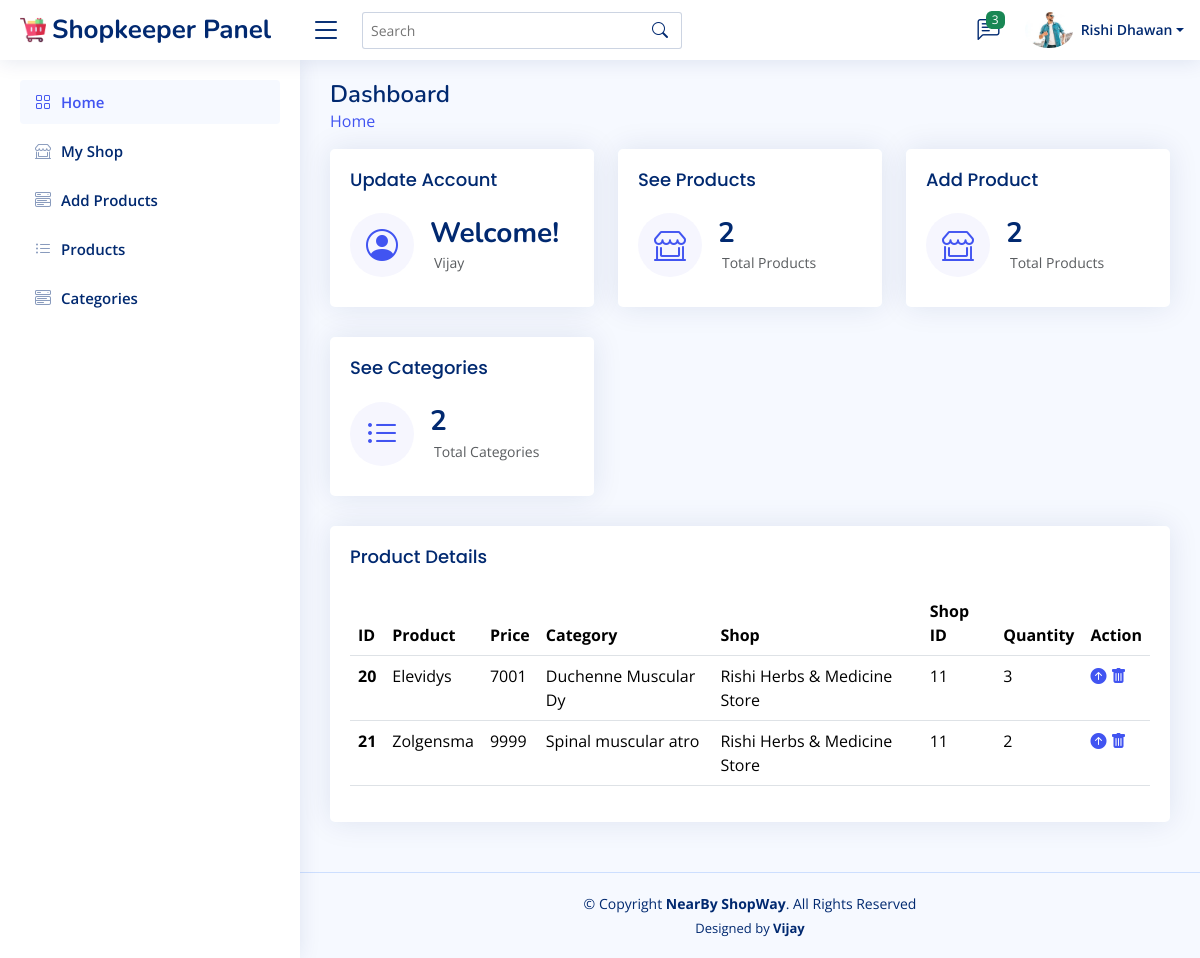
The page /shopkeeper/home.php (signed in) on the database its author committed.
### tables this page shows
CREATE TABLE `shopkeeper_ac` (
  `id` int(10) NOT NULL,
  `shop_name` varchar(50) NOT NULL,
  `shopkeeper_name` varchar(50) NOT NULL,
  `image` varchar(100) NOT NULL,
  `details` varchar(200) NOT NULL,
  `address` varchar(100) NOT NULL,
  `email` varchar(30) NOT NULL,
  `password` varchar(100) NOT NULL
);

CREATE TABLE `products` (
  `id` int(10) NOT NULL,
  `name` varchar(100) NOT NULL,
  `category` varchar(20) NOT NULL,
  `price` int(10) NOT NULL,
  `image_01` varchar(100) NOT NULL,
  `image_02` varchar(100) NOT NULL,
  `image_03` varchar(100) NOT NULL,
  `details` varchar(500) NOT NULL,
  `stock` int(10) NOT NULL,
  `shop_name` varchar(30) NOT NULL,
  `shop_id` int(10) DEFAULT NULL
);

### shopkeeper/home.php (the view, shortened to what this page needs)
<?php
$id = $_SESSION['shopkeeper_id'];
include('../components/connect.php');
include('../components/shopkeeper_header.php');
?>
<main id="main" class="main">
	<div class="pagetitle">
		<h1>Dashboard</h1>
		<nav>
			<ol class="breadcrumb">
				<li class="breadcrumb-item"><a href="home.php">Home</a></li>
			</ol>
		</nav>
	</div>
	<section class="section dashboard">
		<div class="row">
			<div class="col-lg-12">
				<div class="row d-flex">
					<div class="col-xxl-4 col-md-4 col-sm-6">
						<div class="card info-card sales-card">
							<a href="update_account.php">
								<div class="card-body">
									<h5 class="card-title">Update Account</h5>
									<div class="d-flex align-items-center">
										<div class="card-icon rounded-circle d-flex align-items-center justify-content-center">
											<i class="bi bi-person-circle"></i>
										</div>
										<div class="ps-3">
											<h6>Welcome!</h6>
											<span class="text-muted small pt-2 ps-1">Vijay</span>
										</div>
									</div>
								</div>
							</a>
						</div>
					</div>
					<?php
					$admin = "SELECT COUNT(*) AS count FROM products WHERE shop_id = '$id'";
					$admin_ex = mysqli_query($conn, $admin);
					$row = mysqli_fetch_assoc($admin_ex);
					$no = $row['count'];
					?>
					<div class="col-xxl-4 col-md-4 col-sm-6">
						<div class="card info-card sales-card">
							<a href="products.php">
								<div class="card-body">
									<h5 class="card-title">See Products</h5>
									<div class="d-flex align-items-center">
										<div class="card-icon rounded-circle d-flex align-items-center justify-content-center">
											<i class="bi bi-shop-window"></i>
										</div>
										<div class="ps-3">
											<h6><?= $no ?></h6>
											<span class="text-muted small pt-2 ps-1">Total Products</span>
										</div>
									</div>
								</div>
							</a>
						</div>
					</div>
					<div class="col-xxl-4 col-md-4 col-sm-6">
						<div class="card info-card sales-card">
							<a href="add_product.php">
								<div class="card-body">
									<h5 class="card-title">Add Product</h5>
									<div class="d-flex align-items-center">
										<div class="card-icon rounded-circle d-flex align-items-center justify-content-center">
											<i class="bi bi-shop-window"></i>
										</div>
										<div class="ps-3">
											<h6><?= $no ?></h6>
											<span class="text-muted small pt-2 ps-1">Total Products</span>
										</div>
									</div>
								</div>
							</a>
						</div>
					</div>
					<?php
					$admin = "SELECT COUNT(distinct category) AS count FROM products WHERE shop_id = '$id'";
					$admin_ex = mysqli_query($conn, $admin);
					$row = mysqli_fetch_assoc($admin_ex);
					$no = $row['count'];
					?>
					<div class="col-xxl-4 col-md-4 col-sm-6">
						<div class="card info-card sales-card">
							<a href="category.php">
								<div class="card-body">
									<h5 class="card-title">See Categories</h5>
									<div class="d-flex align-items-center">
										<div class="card-icon rounded-circle d-flex align-items-center justify-content-center">
											<i class="bi bi-list-ul"></i>
										</div>
										<div class="ps-3">
											<h6><?= $no ?></h6>
											<span class="text-muted small pt-2 ps-1">Total Categories</span>
										</div>
									</div>
								</div>
							</a>
						</div>
					</div>
				</div>
			</div>
		</div>
		<section class="section">
			<div class="row">
				<div class="col-lg-12">
					<div class="card">
						<div class="card-body">
							<h5 class="card-title">Product Details</h5>
							<table class="table datatable">
								<thead>
									<tr>
										<th scope="col">ID</th>
										<th scope="col">Product</th>
										<th scope="col">Price</th>
										<th scope="col">Category</th>
										<th scope="col">Shop</th>
										<th scope="col">Shop ID</th>
										<th scope="col">Quantity</th>
										<th scope="col">Action</th>
									</tr>
								</thead>
								<tbody>
									<?php
									if (isset($_SESSION["search_query"])) {
										$search_query = $_SESSION["search_query"];
										$sql = "SELECT * FROM products WHERE name LIKE ?";
										$stmt = $conn->prepare($sql);
										$searchTerm = "%$search_query%";
										$stmt->bind_param("s", $searchTerm);
										$stmt->execute();
										$result = $stmt->get_result();
									} else {
										$select_admin = "SELECT * FROM products WHERE shop_id = '$id'";
										$stmt = $conn->prepare($select_admin);
										$stmt->execute();
										$result = $stmt->get_result();
									}
									if ($result->num_rows > 0) {
										while ($row = $result->fetch_assoc()) {
									?>
											<tr>
												<th scope="row"><?php echo $row['id']; ?></th>
												<td><?php echo $row['name']; ?></th>
												<td><?php echo $row['price']; ?></td>
												<td><?php echo $row['category']; ?></td>
												<td><?php echo $row['shop_name']; ?></td>
												<td><?php echo $row['shop_id']; ?></td>
												<td><?php echo $row['stock']; ?></td>
												<td>
													<a href="update_product.php?update=<?= $row['id']; ?>"><i class="bi bi-arrow-up-circle-fill"></i></a>
													<a href="products.php?delete=<?= $row['id']; ?>" onclick="return confirm('delete this product?')"><i class="bi bi-trash-fill"></i></a>
												</td>
											</tr>
									<?php
										}
									} else {
										echo '<p class="text-align-center">No products available!</p>';
									}
									?>
								</tbody>
							</table>
						</div>
					</div>
				</div>
			</div>
		</section>
</main>
<?php
include('../components/shopkeeper_footer.php');
?>

### components/shopkeeper_header.php (shortened to what this page needs)
<?php
$shopkeeper_id = $_SESSION['shopkeeper_id'];
?>
<!DOCTYPE html>
<html lang="en">
<head>
    <link href="../assets/vendor/bootstrap/css/bootstrap.min.css" rel="stylesheet">
    <link href="../assets/vendor/bootstrap-icons/bootstrap-icons.css" rel="stylesheet">
    <link href="../assets/css/admin_style.css" rel="stylesheet">
</head>
<body>
    <header id="header" class="header fixed-top d-flex align-items-center">
        <div class="d-flex align-items-center justify-content-between">
            <a href="../shopkeeper/home.php" class="logo d-flex align-items-center">
                <img src="../assets/img/trolley.png" alt="">
                <span class="d-none d-lg-block">Shopkeeper Panel</span>
            </a>
            <i class="bi bi-list toggle-sidebar-btn"></i>
        </div>
        <div class="search-bar">
            <form class="search-form d-flex align-items-center" method="POST" action="">
                <input type="text" name="query" placeholder="Search" title="Enter search keyword">
                <button type="submit" title="Search"><i class="bi bi-search"></i></button>
            </form>
        </div>
        <nav class="header-nav ms-auto">
            <ul class="d-flex align-items-center">
                <li class="nav-item dropdown">
                    <a class="nav-link nav-icon" href="../shopkeeper/feedback.php" data-bs-toggle="dropdown">
                        <i class="bi bi-chat-left-text"></i>
                        <span class="badge bg-success badge-number">3</span>
                    </a>
                </li>
                <li class="nav-item dropdown pe-3">
                    <?php
                    $select_profile = "SELECT * FROM shopkeeper_ac WHERE id = ?";
                    $stmt = $conn->prepare($select_profile);
                    $stmt->bind_param("i", $shopkeeper_id);
                    $stmt->execute();
                    $result = $stmt->get_result();
                    $fetch = $result->fetch_assoc();
                    ?>
                    <a class="nav-link nav-profile d-flex align-items-center pe-0" href="#" data-bs-toggle="dropdown">
                        <img src="../uploaded_img/<?= $fetch['image']; ?>" alt="Profile" class="rounded-circle">
                        <span class="d-none d-md-block dropdown-toggle ps-2"><?php echo $fetch['shopkeeper_name']; ?></span>
                    </a>
                </li>
            </ul>
        </nav>
    </header>
    <aside id="sidebar" class="sidebar">
        <ul class="sidebar-nav" id="sidebar-nav">
            <li class="nav-item">
                <a class="nav-link " href="home.php">
                    <i class="bi bi-grid"></i>
                    <span>Home</span>
                </a>
            </li>
            <li class="nav-item">
                <a class="nav-link collapsed" href="update_account.php">
                    <i class="bi bi-shop-window"></i>
                    <span>My Shop</span>
                </a>
            </li>
            <li class="nav-item">
                <a class="nav-link collapsed" href="add_product.php">
                    <i class="bi bi-menu-button-wide"></i></i>
                    <span>Add Products</span>
                </a>
            </li>
            <li class="nav-item">
                <a class="nav-link collapsed" href="products.php">
                    <i class="bi bi-list-ul"></i>
                    <span>Products</span>
                </a>
            </li>
            <li class="nav-item">
                <a class="nav-link collapsed" href="category.php">
                    <i class="bi bi-menu-button-wide"></i></i>
                    <span>Categories</span>
                </a>
            </li>
        </ul>
    </aside>

### assets/css/admin_style.css (style rules this page uses)
:root { scroll-behavior: smooth; }
body { font-family: "Open Sans", sans-serif; background: #f6f9ff; color: #444444; }
a { color: #4154f1; text-decoration: none; }
h1, h2, h3, h4, h5, h6 { font-family: "Nunito", sans-serif; }
#main { margin-top: 60px; padding: 20px 30px; transition: all 0.3s; }
.pagetitle { margin-bottom: 10px; }
.pagetitle h1 { font-size: 24px; margin-bottom: 0; font-weight: 600; color: #012970; }
.card { margin-bottom: 30px; border: none; border-radius: 5px; box-shadow: 0px 0 30px rgba(1, 41, 112, 0.1); }
.card-title { padding: 20px 0 15px 0; font-size: 18px; font-weight: 500; color: #012970; font-family: "Poppins", sans-serif; }
.card-body { padding: 0 20px 20px 20px; width: 100%; }
.logo { line-height: 1; }
@media (min-width: 1200px) { .logo { width: 280px; } }
.logo img { max-height: 26px; margin-right: 6px; }
.logo span { font-size: 26px; font-weight: 700; color: #012970; font-family: "Nunito", sans-serif; }
.header { transition: all 0.5s; z-index: 997; height: 60px; box-shadow: 0px 2px 20px rgba(1, 41, 112, 0.1); background-color: #fff; padding-left: 20px; }
.header .toggle-sidebar-btn { font-size: 32px; padding-left: 10px; cursor: pointer; color: #012970; }
.header .search-bar { min-width: 360px; padding: 0 20px; }
.header .search-form { width: 100%; }
.header .search-form input { border: 0; font-size: 14px; color: #012970; border: 1px solid rgba(1, 41, 112, 0.2); padding: 7px 38px 7px 8px; border-radius: 3px; transition: 0.3s; width: 100%; }
.header .search-form button { border: 0; padding: 0; margin-left: -30px; background: none; }
.header .search-form button i { color: #012970; }
.header-nav ul { list-style: none; }
.header-nav>ul { margin: 0; padding: 0; }
.header-nav .nav-icon { font-size: 22px; color: #012970; margin-right: 25px; position: relative; }
.header-nav .nav-profile { color: #012970; }
.header-nav .nav-profile img { max-height: 36px; }
.header-nav .nav-profile span { font-size: 14px; font-weight: 600; }
.header-nav .badge-number { position: absolute; inset: -2px -5px auto auto; font-weight: normal; font-size: 12px; padding: 3px 6px; }
.sidebar { position: fixed; top: 60px; left: 0; bottom: 0; width: 300px; z-index: 996; transition: all 0.3s; padding: 20px; overflow-y: auto; scrollbar-width: thin; scrollbar-color: #aab7cf transparent; box-shadow: 0px 0px 20px rgba(1, 41, 112, 0.1); background-color: #fff; }
@media (min-width: 1200px) { #main, #footer { margin-left: 300px; } }
.sidebar-nav { padding: 0; margin: 0; list-style: none; }
.sidebar-nav li { padding: 0; margin: 0; list-style: none; }
.sidebar-nav .nav-item { margin-bottom: 5px; }
.sidebar-nav .nav-link { display: flex; align-items: center; font-size: 15px; font-weight: 600; color: #4154f1; transition: 0.3; background: #f6f9ff; padding: 10px 15px; border-radius: 4px; }
.sidebar-nav .nav-link i { font-size: 16px; margin-right: 10px; color: #4154f1; }
.sidebar-nav .nav-link.collapsed { color: #012970; background: #fff; }
.sidebar-nav .nav-link.collapsed i { color: #899bbd; }
.dashboard .info-card { padding-bottom: 10px; }
.dashboard .info-card h6 { font-size: 28px; color: #012970; font-weight: 700; margin: 0; padding: 0; }
.dashboard .card-icon { font-size: 32px; line-height: 0; width: 64px; height: 64px; flex-shrink: 0; flex-grow: 0; }
.dashboard .sales-card .card-icon { color: #4154f1; background: #f6f6fe; }
.dashboard a { display: inline-block !important; }

### rows shown on the page
shopkeeper_ac: image (picture), shopkeeper_name "Rishi Dhawan"
products: id "20", name "Elevidys", price "7001", category "Duchenne Muscular Dy", shop_name "Rishi Herbs & Medicine Store", shop "11", stock "3"
products: id "21", name "Zolgensma", price "9999", category "Spinal muscular atro", shop_name "Rishi Herbs & Medicine Store", shop "11", stock "2"

### other values the page prints
$no "2"
